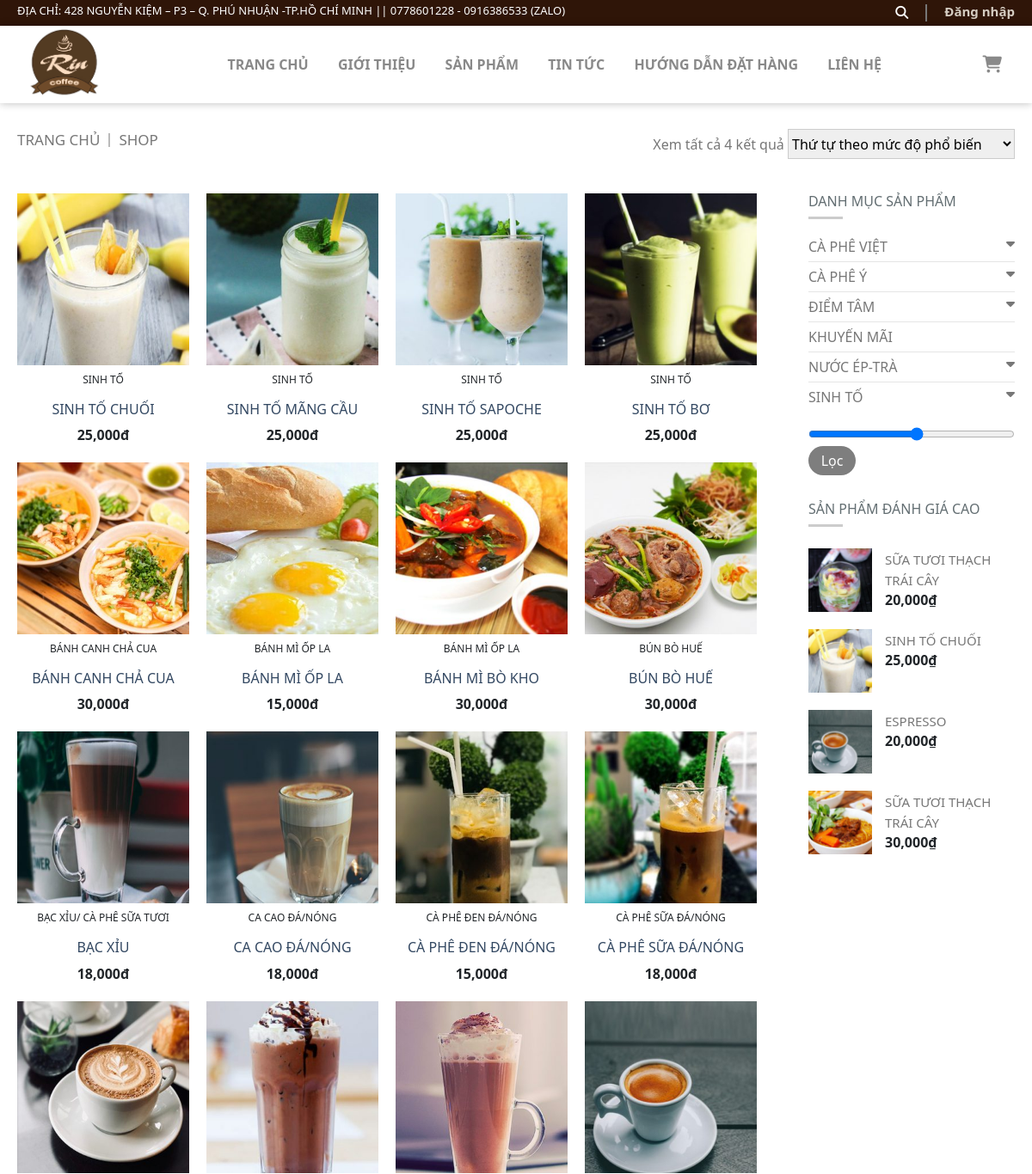
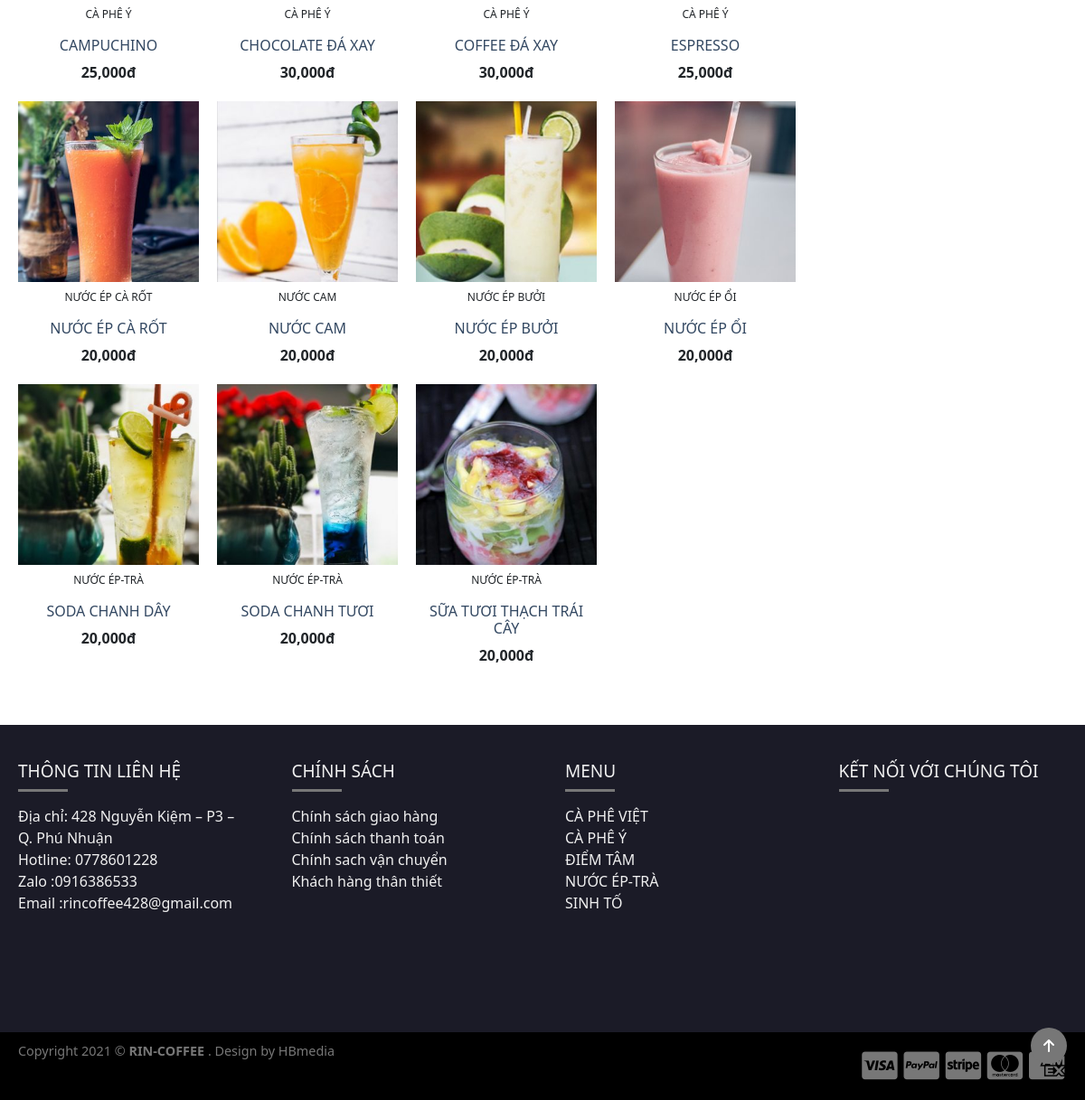
/product/coffe-vn.php, run on the app's committed database (2 pictures, top to bottom).
### tables this page shows
CREATE TABLE `san_pham` (
  `id` int(11) NOT NULL,
  `name` varchar(255) NOT NULL,
  `price` float NOT NULL,
  `img` varchar(255) NOT NULL,
  `trang_thai` int(11) NOT NULL DEFAULT 0,
  `iddm` int(11) NOT NULL,
  `name_phu` varchar(255) NOT NULL
);

### php/confice/db.php (called while the page is built, shortened)
<?php
    function return_array($sql){
        $connect = new mysqli(HOST,USERNAME,PASSWORD,DATABASE);
        mysqli_set_charset($connect, 'utf-8');
        $result = mysqli_query($connect,$sql);
        $data_list = [];
        while($row = mysqli_fetch_array($result, 1)){
            $data_list[] = $row;
        }
        return $data_list;
    }

### product/coffe-vn.php (the view, shortened to what this page needs)
<?php
require_once "../php/confice/db.php";
if (isset($_SESSION['key_word'])) {
    $key_word = $_SESSION['key_word'];
    $query_san_pham_moi = "SELECT * FROM `san_pham` JOIN danh_muc ON san_pham.iddm = danh_muc.iddm
    WHERE `name` LIKE '%$key_word%' OR `name_cate` LIKE '%$key_word%'";
    $dataProduct = return_array($query_san_pham_moi);
    unset($_SESSION['key_word']);
} else {
    $query = "SELECT * FROM `san_pham`";
    $dataProduct = return_array($query);
}
?>
<!DOCTYPE html>
<html lang="en">
<head>
    <link rel="stylesheet" href="./../css-product/coffe-vn.css">
    <link rel="stylesheet" href="https://cdnjs.cloudflare.com/ajax/libs/font-awesome/5.15.4/css/all.min.css">
    <link href="https://cdn.jsdelivr.net/npm/bootstrap@5.1.0/dist/css/bootstrap.min.css" rel="stylesheet">
    <link rel='stylesheet prefetch' href='https://netdna.bootstrapcdn.com/font-awesome/3.2.1/css/font-awesome.css'>
</head>
<body>
    <div class="wrap">
        <div class="head">
            <div class="head_item">
                <div class="address">
                    <h5>ĐỊA CHỈ: 428 NGUYỄN KIỆM – P3 – Q. PHÚ NHUẬN -TP.HỒ CHÍ MINH || 0778601228 - 0916386533 (ZALO)
                    </h5>
                </div>
                <div class="search_sigin">
                    <a href=""><i class="fas fa-search"></i></a>
                    <div class="btn_one"></div>
                    <?php
                    if (isset($_SESSION['user_login'])) { ?>
                        <div class="dropdown">
                            <button class="nut_dropdown"><i class="fas fa-user"></i></button>
                            <div class="noidung_dropdown">
                                <a href="./../view/thongtin_tk.php">Thông tin tài khoản</a>
                                <a href="../view/logout.php">Đăng xuất</a>
                            </div>
                        </div>
                    <?php } else { ?>
                        <strong><a href="../view/dangnhap.php">Đăng nhập</a></strong>
                    <?php } ?>
                </div>
            </div>
        </div>
        <header>
            <div class="header-total">
                <div class="container_header">
                    <div class="logo_item">
                        <a href="../view/home.php">
                            <img src="../view//image/logo.jpg" width="110px">
                        </a>
                    </div>
                    <nav>
                        <ul id="main-menu">
                            <li><a href="../view/home.php">TRANG CHỦ</a></li>
                            <li><a href="../view/gioithieu.php">GIỚI THIỆU</a></li>
                            <li>
                                <a href="">SẢN PHẨM
                                </a>
                            </li>
                            <li><a href="">TIN TỨC</a></li>
                            <li><a href="../view/oder.php">HƯỚNG DẪN ĐẶT HÀNG</a></li>
                            <li><a href="../view/lienhe.php">LIÊN HỆ</a></li>
                        </ul>
                    </nav>
                    <div class="shop-cart">
                        <div class="header-cart-wrap">
                            <i class="fas fa-shopping-cart"></i>
                        </div>
                    </div>
                </div>
            </div>
        </header>
        <div class="three-contents">
            <div class="three-content__item">
                <a href="../view/home.php">TRANG CHỦ</a>
                <div class="box-item"></div>
                <a href="./coffe-vn.php">SHOP</a>
            </div>
            <div class="find-three__box">
                <label for="" class="for-text">Xem tất cả 4 kết quả</label>
                <select name="" id="">
                    <option value="">Thứ tự theo mức độ phổ biến</option>
                </select>
            </div>
        </div>
        <main>
            <article class="content-total-left">
                <div class="next_item_product">
                    <?php
                    foreach ($dataProduct as $key) { ?>
                        <div class="next_item_content">
                            <div class="product_cafe_box">
                                <div class="cafe_item_image">
                                    <img src="../view//image/<?= $key['img'] ?>" width="200px">
                                </div>
                            </div>
                            <div class="product_text">
                                <p><?= $key['name_phu'] ?></p>
                                <h6><a href=""><?= $key['name'] ?></a></h6>
                                <strong><?= number_format($key['price']) ?>đ</strong>
                            </div>
                        </div>
                    <?php } ?>
                </div>
            </article>
            <article class="content-total-right">
                <div class="content-total-right-box">
                    <div class="content-right-text">
                        <h6>DANH MỤC SẢN PHẨM</h6>
                        <div class="box-itemzz"></div>
                    </div>
                    <nav>
                        <ul id="mainn-menu">
                            <li>
                                <a href="">
                                    <span>CÀ PHÊ VIỆT</span>
                                    <i class="hihi nav-down fas fa-caret-down"></i>
                                </a>
                            </li>
                            <div class="box-item-list"></div>
                            <li>
                                <a href="">
                                    <span>CÀ PHÊ Ý</span>
                                    <i class="hihi nav-down fas fa-caret-down"></i>
                                </a>
                            </li>
                            <div class="box-item-list"></div>
                            <li>
                                <a href="">
                                    <span>ĐIỂM TÂM</span>
                                    <i class="hihi nav-down fas fa-caret-down"></i>
                                </a>
                            </li>
                            <div class="box-item-list"></div>
                            <li><a href="">KHUYẾN MÃI</a></li>
                            <div class="box-item-list"></div>
                            <li>
                                <a href="">
                                    <span>NƯỚC ÉP-TRÀ</span>
                                    <i class="hihi nav-down fas fa-caret-down"></i>
                                </a>
                            </li>
                            <div class="box-item-list"></div>
                            <li>
                                <a href="">
                                    <span>SINH TỐ</span>
                                    <i class="hihi nav-down fas fa-caret-down"></i>
                                </a>
                            </li>
                        </ul>
                    </nav>
                    <div class="filter">
                        <form action="">
                            <input type="range" min="1" max="20" step="1" class="range-box__item">
                        </form>
                        <button>Lọc</button>
                    </div>
                    <div class="content-right-text-next">
                        <h6>SẢN PHẨM ĐÁNH GIÁ CAO</h6>
                        <div class="box-itemzz"></div>
                    </div>
                    <div class="content-box-right">
                        <div class="content-item-right">
                            <div class="right-img">
                                <a href="">
                                    <img src="../view//image/sữa-tươi-thạch-trái-cây-20k-300x300.jpg" width="74">
                                </a>
                            </div>
                            <div class="text-right-content">
                                <h5><a href="">SỮA TƯƠI THẠCH TRÁI CÂY</a></h5>
                                <strong>20,000₫</strong>
                            </div>
                        </div>
                        <div class="content-item-right2">
                            <div class="right-img">
                                <a href="">
                                    <img src="../view//image/SINH-TO-CHUÓI-25k-300x300.jpg" width="74">
                                </a>
                            </div>
                            <div class="text-right-content">
                                <h5><a href="">SINH TỐ CHUỐI</a></h5>
                                <strong>25,000₫</strong>
                            </div>
                        </div>
                        <div class="content-item-right3">
                            <div class="right-img">
                                <a href="">
                                    <img src="../view//image/sp4.jpg" width="74">
                                </a>
                            </div>
                            <div class="text-right-content">
                                <h5><a href="">ESPRESSO</a></h5>
                                <strong>20,000₫</strong>
                            </div>
                        </div>
                        <div class="content-item-right4">
                            <div class="right-img">
                                <a href="">
                                    <img src="../view//image/HỦ-TIẾU-BÒ-KHO-30k-300x300.jpg" width="74">
                                </a>
                            </div>
                            <div class="text-right-content">
                                <h5><a href="">SỮA TƯƠI THẠCH TRÁI CÂY</a></h5>
                                <strong>30,000₫</strong>
                            </div>
                        </div>
                    </div>
                </div>
            </article>
        </main>
        <footer>
            <div class="footer_top">
                <div class="footer_top_item">
                    <div class="information">
                        <div class="information_item">
                            <h6 style="font-size: 19px;">THÔNG TIN LIÊN HỆ</h6>
                            <div class="footer_bar"></div>
                        </div>
                        <p>Địa chỉ: 428 Nguyễn Kiệm – P3 – Q. Phú Nhuận <br> Hotline: 0778601228 <br> Zalo :0916386533 <br> Email :rincoffee428@gmail.com</p>
                    </div>
                    <div class="policy">
                        <div class="policy_item">
                            <h6 style="font-size: 19px;">CHÍNH SÁCH</h6>
                            <div class="footer_bar"></div>
                        </div>
                        <p><a href="">Chính sách giao hàng <br>
                                Chính sách thanh toán <br>
                                Chính sach vận chuyển <br>
                                Khách hàng thân thiết</a></p>
                    </div>
                    <div class="menu_footer">
                        <div class="menu_item">
                            <h6 style="font-size: 19px;">MENU</h6>
                            <div class="footer_bar"></div>
                        </div>
                        <p><a href="">CÀ PHÊ VIỆT <br>
                                CÀ PHÊ Ý <br>
                                ĐIỂM TÂM <br>
                                NƯỚC ÉP-TRÀ <br>
                                SINH TỐ</a></p>
                    </div>
                    <div class="connect_footer">
                        <h6 style="font-size: 19px;">KẾT NỐI VỚI CHÚNG TÔI</h6>
                        <div class="footer_bar"></div>
                    </div>
                </div>
            </div>
            <div class="footer_bot">
                <div class="footer_bot_item">
                    <div class="bot_left">
                        <spen> Copyright 2021 ©</spen>
                        <strong>RIN-COFFEE</strong>
                        <a href="">. Design by HBmedia</a>
                    </div>
                    <div class="bot_right">
                        <a href=""><i class="fab fa-cc-visa"></i></a>
                        <a href=""><i class="fab fa-cc-paypal"></i></a>
                        <a href=""><i class="fab fa-cc-stripe"></i></a>
                        <a href=""><i class="fab fa-cc-mastercard"></i></a>
                        <a href=""><i class="fab fa-cc-amex"></i></a>
                    </div>
                </div>
            </div>
        </footer>
    </div>
    <div id="backTop">
        <i class="fas fa-arrow-up"></i>
    </div>
</body>
</html>

### data on the page
san_pham: img (picture), name_phu "SINH TỐ", name "SINH TỐ CHUỐI", price "25,000"
san_pham: img (picture), name_phu "SINH TỐ", name "SINH TỐ MÃNG CẦU", price "25,000"
san_pham: img (picture), name_phu "SINH TỐ", name "SINH TỐ SAPOCHE", price "25,000"
san_pham: img (picture), name_phu "SINH TỐ", name "SINH TỐ BƠ", price "25,000"
san_pham: img (picture), name_phu "BÁNH CANH CHẢ CUA", name "BÁNH CANH CHẢ CUA", price "30,000"
san_pham: img (picture), name_phu "BÁNH MÌ ỐP LA", name "BÁNH MÌ ỐP LA", price "15,000"
san_pham: img (picture), name_phu "BÁNH MÌ ỐP LA", name "BÁNH MÌ BÒ KHO", price "30,000"
san_pham: img (picture), name_phu "BÚN BÒ HUẾ", name "BÚN BÒ HUẾ", price "30,000"
san_pham: img (picture), name_phu "BẠC XỈU/ CÀ PHÊ SỮA TƯƠI", name "BẠC XỈU", price "18,000"
san_pham: img (picture), name_phu "CA CAO ĐÁ/NÓNG", name "CA CAO ĐÁ/NÓNG", price "18,000"
san_pham: img (picture), name_phu "CÀ PHÊ ĐEN ĐÁ/NÓNG", name "CÀ PHÊ ĐEN ĐÁ/NÓNG", price "15,000"
san_pham: img (picture), name_phu "CÀ PHÊ SỮA ĐÁ/NÓNG", name "CÀ PHÊ SỮA ĐÁ/NÓNG", price "18,000"
san_pham: img (picture), name_phu "CÀ PHÊ Ý", name "CAMPUCHINO", price "25,000"
san_pham: img (picture), name_phu "CÀ PHÊ Ý", name "CHOCOLATE ĐÁ XAY", price "30,000"
san_pham: img (picture), name_phu "CÀ PHÊ Ý", name "COFFEE ĐÁ XAY", price "30,000"
san_pham: img (picture), name_phu "CÀ PHÊ Ý", name "ESPRESSO", price "25,000"
san_pham: img (picture), name_phu "NƯỚC ÉP CÀ RỐT", name "NƯỚC ÉP CÀ RỐT", price "20,000"
san_pham: img (picture), name_phu "NƯỚC CAM", name "NƯỚC CAM", price "20,000"
san_pham: img (picture), name_phu "NƯỚC ÉP BƯỞI", name "NƯỚC ÉP BƯỞI", price "20,000"
san_pham: img (picture), name_phu "NƯỚC ÉP ỔI", name "NƯỚC ÉP ỔI", price "20,000"
san_pham: img (picture), name_phu "NƯỚC ÉP-TRÀ", name "SODA CHANH DÂY", price "20,000"
san_pham: img (picture), name_phu "NƯỚC ÉP-TRÀ", name "SODA CHANH TƯƠI", price "20,000"
san_pham: img (picture), name_phu "NƯỚC ÉP-TRÀ", name "SỮA TƯƠI THẠCH TRÁI CÂY", price "20,000"
